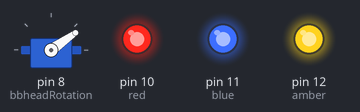
A sketch run on a simulated Arduino Uno, built with avr-gcc and run on an emulated ATmega328P. Parts: servo, output pins drawn as LEDs (lit = HIGH).

Above: at 0.05 s.
At 2.0 s:
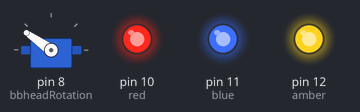
At 7.0 s:
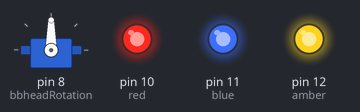
Timing chart, 0 to 9.1 s (numbered marks = the images above):
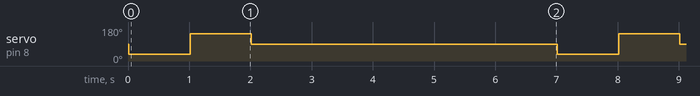

The sketch:

bbhead.ino
```cpp
/* Simple code for an animatronic BB-8 display. This will move the head to various positions to
 * make him appear 'alive'. The random positions and intervals are to try to break it up so that
 * people around him for a while won't see a repeated pattern.
 *
 * This code also lights up some LEDs on the body.
 *
 */

// Include the servo library and create a head

#include <Servo.h>

Servo bbheadRotation; // Rotation of the head

void setup() {

  // set a bunch of digital pins to output and turn them on.

  int red = 10;
  int blue = 11;
  int amber = 12;

  pinMode(red, OUTPUT);
  pinMode(blue, OUTPUT);
  pinMode(amber, OUTPUT);

  digitalWrite(red, HIGH);
  digitalWrite(blue, HIGH);
  digitalWrite(amber, HIGH);

  // make the randomness more random
  randomSeed(analogRead(0));

  // Connect to the servo and center it.
  bbheadRotation.attach(8);
  bbheadRotation.write(90);

  // Pause for a couple of beats to let the servo reach the desired position.
  delay(15);

}

void loop() {

  // look left

  bbheadRotation.write(35);
  delay(1000);

  // look right

  bbheadRotation.write(145);
  delay(1000);

  // return to center

  bbheadRotation.write(90);
  delay(5000);

}
```

Measured:
- by itself, servo on pin 8 (bbheadRotation): repeats every 7.0 s: 145° 1.0 s, 90° 5.0 s, 35° 1.0 s
